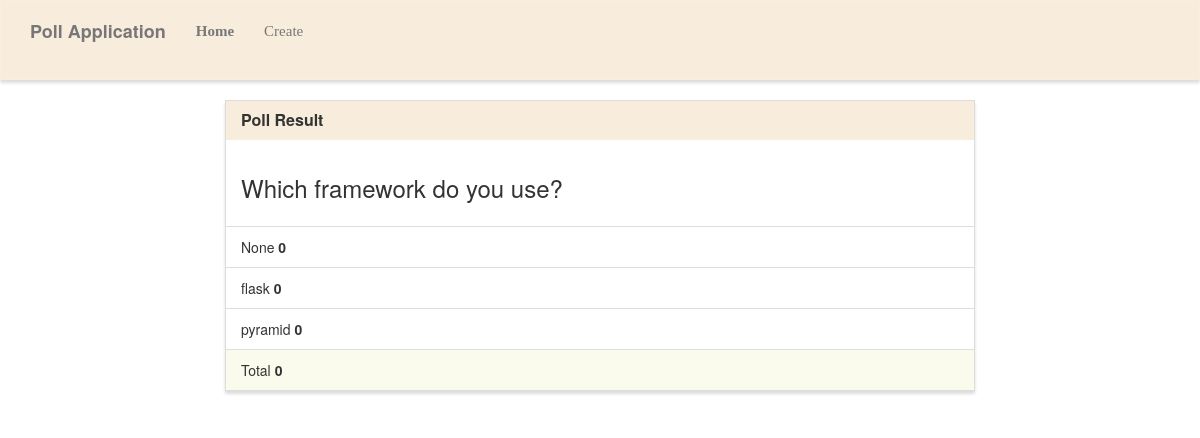
/results/4/, run on the app's committed database.
### poll/models.py (models this page shows, shortened)
class Poll(models.Model):
    question=models.TextField()
    option_one=models.CharField(max_length=20,null=True, blank=True)
    option_two=models.CharField(max_length=20,null=True, blank=True)
    option_three=models.CharField(max_length=20,null=True, blank=True)
    count_op1=models.IntegerField(default=0, null=True, blank=True)
    count_op2=models.IntegerField(default=0, null=True, blank=True)
    count_op3=models.IntegerField(default=0, null=True, blank=True)
    def total(self):
        return self.count_op1 + self.count_op2 + self.count_op3

### poll/views.py (the view)
# urls.py: path('results/<int:poll_id>/',results)
def results(request,poll_id):
    polls = Poll.objects.get(pk=poll_id)
    return render(request,"results.html",{'polls':polls})

### poll/templates/results.html (shortened to what this page needs)
{% extends "base.html" %}
{% block main %}
<div class="row">
    <div class="col-lg-8 col-lg-offset-2">
        <div class="panel panel-default">
            <div class="panel-heading">
                <h3 class="panel-title">Poll Result</h3>
            </div>
            <div class="panel-body">
                <h3>{{ polls.question }}</h3>
            </div>
            <ul class="list-group">
                <li class="list-group-item">{{ polls.option_one }} <strong>{{ polls.count_op1 }}</strong></li>
                <li class="list-group-item">{{ polls.option_two }} <strong>{{ polls.count_op2 }}</strong></li>
                <li class="list-group-item">{{ polls.option_three }} <strong>{{ polls.count_op3 }}</strong></li>
            </ul>
            <div class="panel-footer">
                Total  <strong>{{ polls.total }}</strong>
            </div>
        </div>
    </div>
</div>
{% endblock %}

### poll/templates/base.html (style rules this page uses)
.navbar-default, .btn, .form-control, .panel { border-radius: 0; }
.panel-default > .panel-heading { background-color: rgba(245, 227, 201, 0.651); border-color: rgba(245, 245, 220, .6); border-top-left-radius: 0; border-top-right-radius: 0; }
.panel-footer { background-color: rgba(245, 245, 220, .5); border-color: rgba(245, 245, 220, .4); }
.panel { box-shadow: 0px 3px 3px 0px #ddd; }
a.navbar-brand, .panel-title { font-weight: bolder; }

### data on the page
Poll: question "Which framework do you use?", option_one "None", count_op1 "0", option_two "flask", count_op2 "0", option_three "pyramid", count_op3 "0", total "0"
